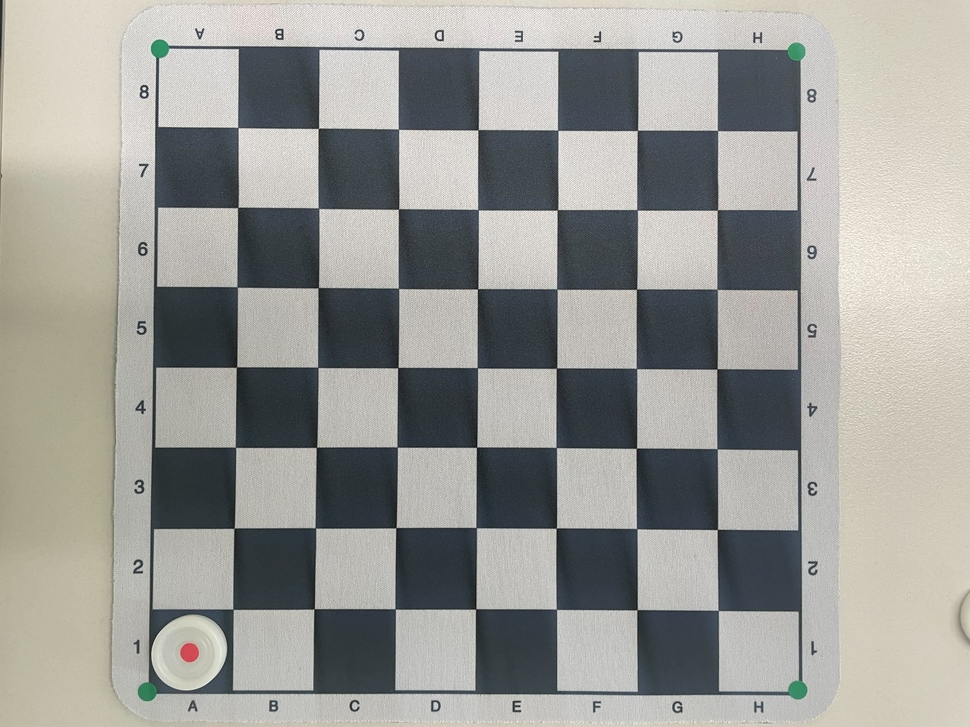
#> input picture IMG_2245.jpg, 970 x 727 px, shrunk from 4032 x 3024 before the run
$ python -i camera.py   (imports and definitions only)
#> lines starting #> are read from the running program, lines starting #| are printed output that depends on the picture; after the words box and inside, x2 and y2 are one past the last pixel; in counts of white or black regions, pixels touching at a corner belong together
#> further down, picture is the input picture: shape (727, 970, 3); mean B, G, R 150.6, 155.1, 154.8
import cv2
import numpy as np


def find_dots(image):


    hsv = cv2.cvtColor(image, cv2.COLOR_BGR2HSV)
#> hsv: shape (727, 970, 3); mean H, S, V 48.6, 26.4, 159.1

    # Adjust the HSV range for green detection (more restrictive)
    lower_green = np.array([30, 50, 30])  # Increased the minimum saturation and value
    upper_green = np.array([80, 255, 255])
    mask_green = cv2.inRange(hsv, lower_green, upper_green)
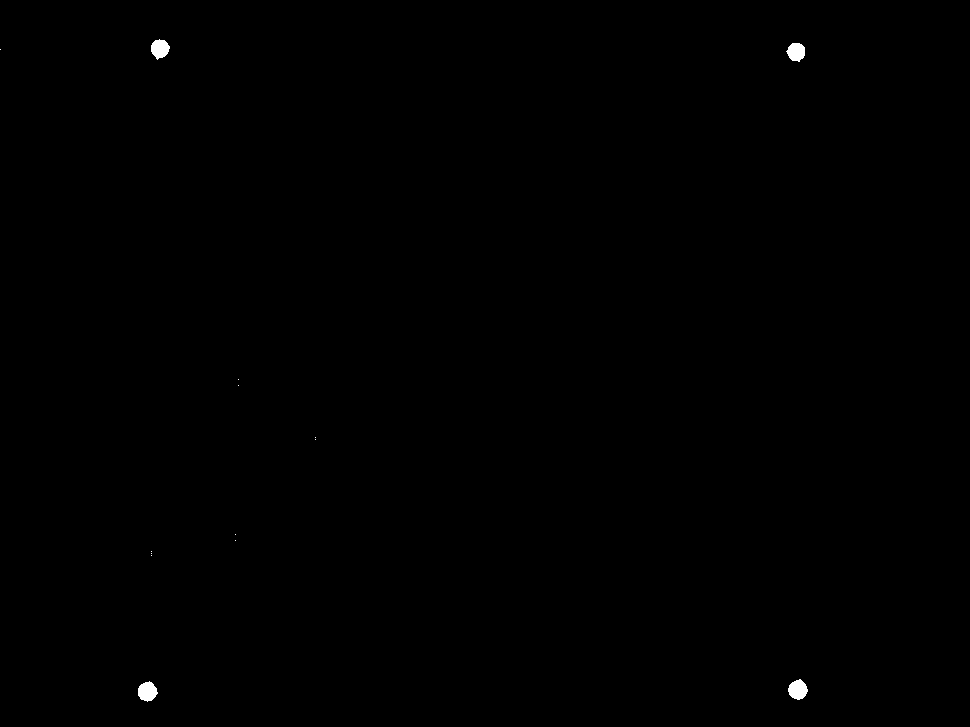
#> mask_green: shape (727, 970); 0.16% white; 14 white regions (10 under 20 px), largest, box (x1, y1, x2, y2) and area: (788, 679, 808, 700) 298, (138, 681, 158, 702) 298, (151, 39, 170, 60) 277, (786, 43, 805, 62) 268

    # Adjust the HSV range for red detection (red spans around the hue 0/180 boundary)
    lower_red1 = np.array([0, 40, 20])
    upper_red1 = np.array([10, 255, 255])
    lower_red2 = np.array([170, 40, 20])
    upper_red2 = np.array([255, 255, 255])

    mask_red1 = cv2.inRange(hsv, lower_red1, upper_red1)
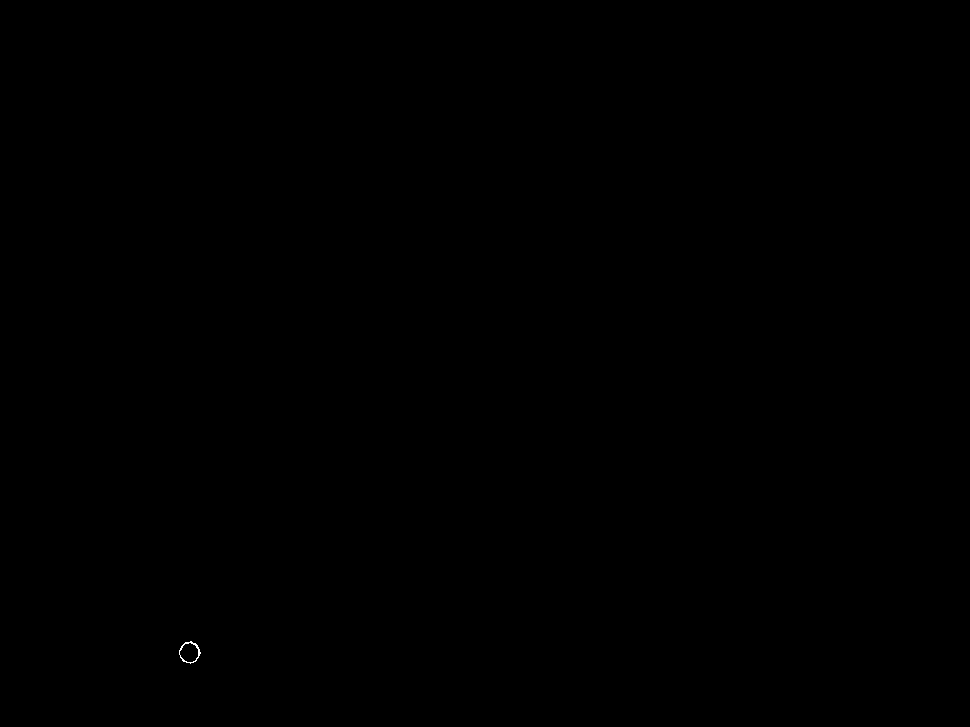
#> mask_red1: shape (727, 970); 0.01% white in thin lines or dots, all inside (x1, y1, x2, y2) = (179, 641, 201, 664)
    mask_red2 = cv2.inRange(hsv, lower_red2, upper_red2)
#> mask_red2: shape (727, 970); 0.04% white; 1 white region, box (x1, y1, x2, y2) and area: (180, 643, 198, 662) 257
    mask_red = cv2.bitwise_or(mask_red1, mask_red2)
#> mask_red: shape (727, 970); 0.05% white; 1 white region, box (x1, y1, x2, y2) and area: (179, 641, 201, 664) 360

    # Perform morphological operations to close gaps in both masks
    kernel = np.ones((5, 5), np.uint8)
    mask_green = cv2.morphologyEx(mask_green, cv2.MORPH_CLOSE, kernel)
    mask_green = cv2.morphologyEx(mask_green, cv2.MORPH_OPEN, kernel)
#> mask_green: shape (727, 970); 0.16% white; 4 white regions, box (x1, y1, x2, y2) and area: (138, 682, 157, 701) 294, (789, 680, 807, 699) 286, (151, 40, 169, 58) 269, (788, 43, 805, 61) 261

    mask_red = cv2.morphologyEx(mask_red, cv2.MORPH_CLOSE, kernel)
    mask_red = cv2.morphologyEx(mask_red, cv2.MORPH_OPEN, kernel)
#> mask_red: shape (727, 970); 0.05% white; 1 white region

    # Function to find and filter dots based on color and contour area
    def find_dots(mask, lower_hue, upper_hue, min_contour_area=100):
#> called with lower_hue = 30, upper_hue = 80, min_contour_area = 100
        contours, _ = cv2.findContours(mask, cv2.RETR_TREE, cv2.CHAIN_APPROX_SIMPLE)
#> contours = 4 contours; box (x1, y1, x2, y2) and area: (138, 682, 157, 701) 266, (789, 680, 807, 699) 259, (151, 40, 169, 58) 243, (788, 43, 805, 61) 235
        dots_coordinates = []

        for contour in contours:
            if cv2.contourArea(contour) > min_contour_area:
                # Calculate the average color of the contour in the original image
                mask_temp = np.zeros(mask.shape, np.uint8)
                cv2.drawContours(mask_temp, [contour], -1, 255, -1)
                mean_val = cv2.mean(image, mask=mask_temp)

                # Convert mean color to HSV
                mean_hsv = cv2.cvtColor(np.uint8([[mean_val[:3]]]), cv2.COLOR_BGR2HSV)[0][0]

                # Ensure the average color is within the correct range
                if lower_hue <= mean_hsv[0] <= upper_hue:
                    M = cv2.moments(contour)
                    if M["m00"] != 0:
                        center_x = int(M["m10"] / M["m00"])
                        center_y = int(M["m01"] / M["m00"])
                        dots_coordinates.append((center_x, center_y))
#> this loop made 4 passes
#> (mean_val, mean_hsv, center_x, center_y) on passes 1 to 4: ((88.76, 121.6, 56.16, 0), [75, 137, 121], 146, 691), ((104.1, 136.3, 65.13, 0), [76, 133, 136], 797, 689), ((109.3, 144.9, 72.02, 0), [75, 127, 144], 795, 51), ((104.6, 141.4, 56.96, 0), [77, 154, 141], 159, 48)
#> mask_temp: shape (727, 970); 0.04% white; 1 white region
#> after the loop, dots_coordinates = [(146, 691), (797, 689), (795, 51), (159, 48)]

        return dots_coordinates

    # Find green and red dots
    green_dots_coordinates = find_dots(mask_green, lower_green[0], upper_green[0])
#> green_dots_coordinates = [(146, 691), (797, 689), (795, 51), (159, 48)]
    red_dots_coordinates = find_dots(mask_red, lower_red1[0], upper_red2[0])
#> in find_dots (call 2), `contours, _ = cv2.findContours(mask, cv2.RETR_TREE, cv2.CHAIN_APPROX_S..`: contours = 1 contour; box (x1, y1, x2, y2) and area: (179, 642, 200, 663) 324
#> the loop in find_dots (call 2), `for contour in contours:` made 1 pass
#> (mean_val, mean_hsv, center_x, center_y) on pass 1: ((102.6, 98.08, 203, 0), [179, 132, 203], 189, 652)
#> red_dots_coordinates = [(189, 652)]

    def merge_close_points(points, threshold=50):
#> called with threshold = 50
        merged_points = []
        while points:
            point = points.pop(0)
            close_points = [p for p in points if np.linalg.norm(np.array(point) - np.array(p)) < threshold]
            points = [p for p in points if p not in close_points]
            all_points = [point] + close_points
            avg_x = int(np.mean([p[0] for p in all_points]))
            avg_y = int(np.mean([p[1] for p in all_points]))
            merged_points.append((avg_x, avg_y))
#> this loop made 4 passes
#> (points, avg_x, avg_y) on passes 1 to 3: ([(797, 689), (795, 51), (159, 48)], 146, 691), ([(795, 51), (159, 48)], 797, 689), ([(159, 48)], 795, 51)
#> after the loop, merged_points = [(146, 691), (797, 689), (795, 51), (159, 48)]; points = []
        return merged_points

    # Merge close points for both green and red dots
    green_dots_coordinates = merge_close_points(green_dots_coordinates)
    red_dots_coordinates = merge_close_points(red_dots_coordinates)
#> the loop in merge_close_points (call 2), `while points:` made 1 pass


    # Optional: draw the detected points on the image for visualization
    for coord in green_dots_coordinates:
        cv2.circle(image, coord, 10, (0, 255, 0), -1)  # Draw green dots on the detected points
#> this loop made 4 passes
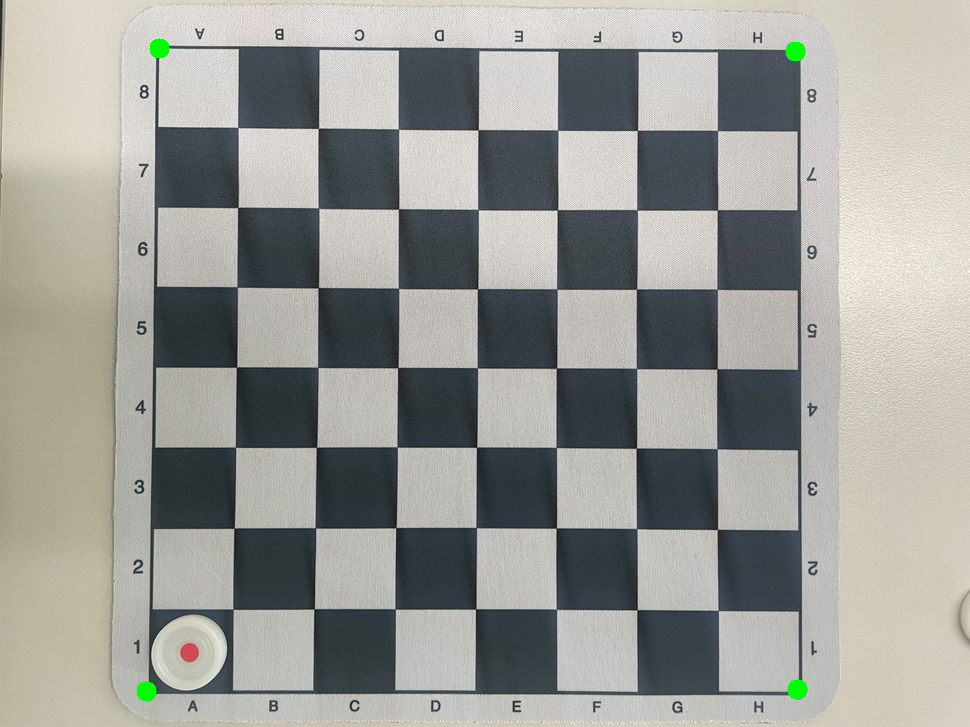
#> image: shape (727, 970, 3); 0.18% of pixels changed, all inside (x1, y1, x2, y2) = (136, 38, 808, 702)
    for coord in red_dots_coordinates:
        cv2.circle(image, coord, 10, (0, 0, 255), -1)  # Draw red dots on the detected points
#> this loop made 1 pass
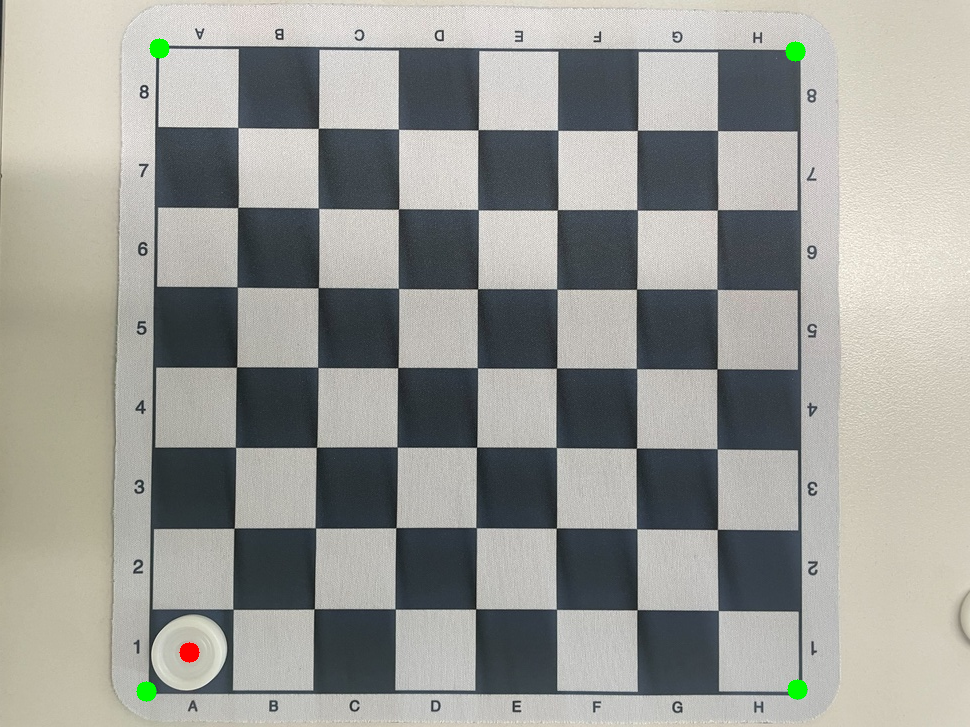
#> image: shape (727, 970, 3); 0.04% of pixels changed, all inside (x1, y1, x2, y2) = (179, 642, 200, 663)

    min_x = min([coord[0] for coord in green_dots_coordinates], default=0)
#> min_x = 146
    max_x = max([coord[0] for coord in green_dots_coordinates], default=1)
#> max_x = 797
    min_y = min([coord[1] for coord in green_dots_coordinates], default=0)
#> min_y = 48
    max_y = max([coord[1] for coord in green_dots_coordinates], default=1)
#> max_y = 691


    edges_x = [min_x + i * (max_x - min_x) / 8 for i in range(9)]
#> edges_x = [146, 227.4, 308.8, 390.1, 471.5, 552.9, 634.2, 715.6, 797]
    edges_y = [min_y + i * (max_y - min_y) / 8 for i in range(9)]
#> edges_y = [48, 128.4, 208.8, 289.1, 369.5, 449.9, 530.2, 610.6, 691]

    red_dots_location = []

    for dot in red_dots_coordinates:
        x, y = dot
        # Find the row index by comparing y with vertical edges
        row = next(k for k, edge in enumerate(edges_y) if y < edge)
        # Find the column index by comparing x with horizontal edges
        col = next(j for j, edge in enumerate(edges_x) if x < edge)
        red_dots_location.append((col, 8 - row+1, 1))
#> this loop made 1 pass
#> (x, y, row, col) on pass 1: (189, 652, 8, 1)
#> after the loop, red_dots_location = [(1, 1, 1)]

    return red_dots_location

import cv2

# [18 lines not run here, left out]

>>> import cv2
>>> picture = cv2.imread('IMG_2245.jpg')
>>> result = find_dots(picture)
#> result = [(1, 1, 1)]

$ run again, on IMG_2247.jpg
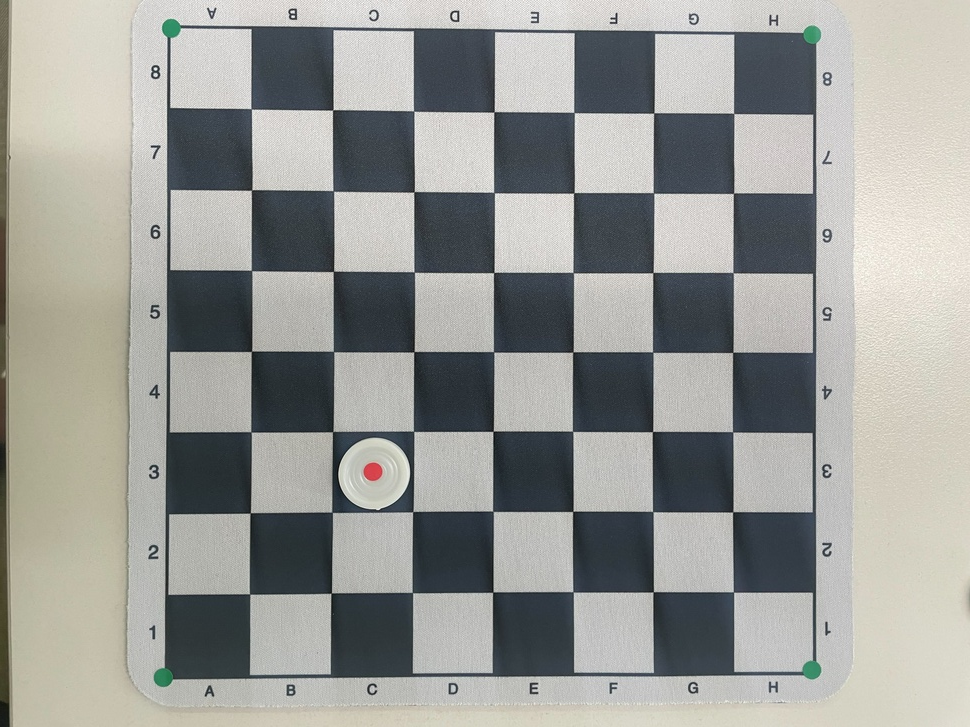
#> input picture IMG_2247.jpg, 970 x 727 px, shrunk from 4032 x 3024 before the run
#> picture is the input picture: shape (727, 970, 3); mean B, G, R 151.1, 155, 154
#> hsv: shape (727, 970, 3); mean H, S, V 51.1, 27.1, 158.7
#> in find_dots, `mask_green = cv2.inRange(hsv, lower_green, upper_green)`:
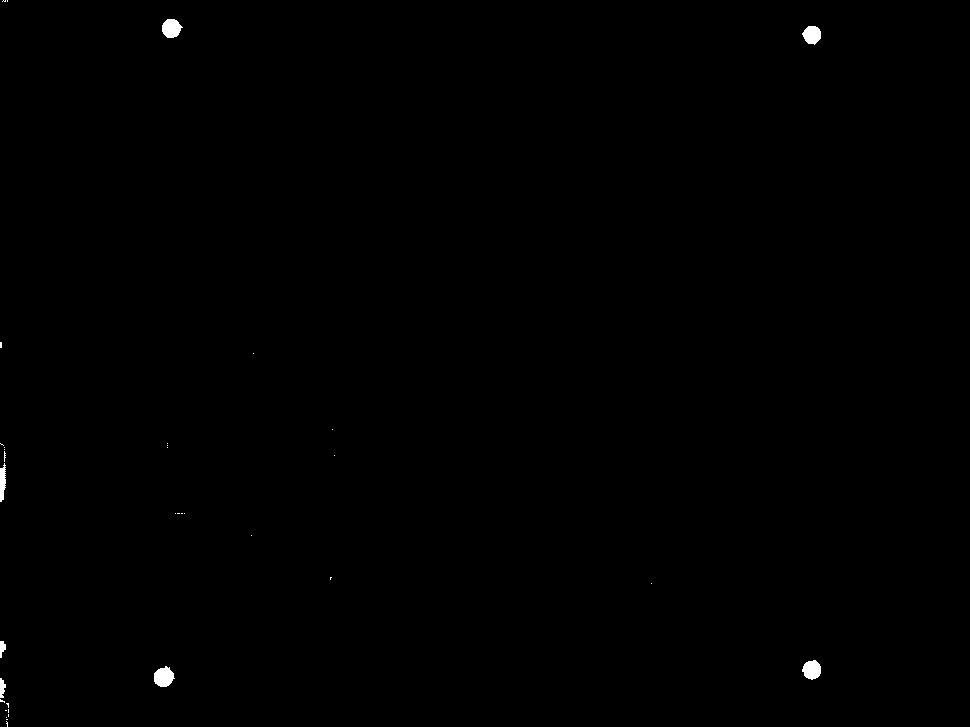
#> mask_green: shape (727, 970); 0.22% white; 35 white regions (28 under 20 px), largest, box (x1, y1, x2, y2) and area: (154, 666, 175, 687) 317, (162, 19, 183, 38) 294, (802, 660, 821, 680) 283
#> mask_red1: shape (727, 970); 0.01% white in thin lines or dots, all inside (x1, y1, x2, y2) = (2, 434, 384, 482)
#> mask_red2: shape (727, 970); 0.04% white; 1 white region, box (x1, y1, x2, y2) and area: (363, 462, 382, 481) 260
#> contours = 7 contours; box (x1, y1, x2, y2) and area: (154, 667, 174, 687) 286, (162, 19, 181, 38) 264, (803, 661, 821, 679) 248, (803, 26, 821, 44) 238, (0, 468, 6, 500) 134, (0, 680, 5, 702) 71, (0, 641, 6, 652) 41
#> the loop in find_dots, `for contour in contours:` made 7 passes
#> (mean_val, mean_hsv, center_x, center_y) on passes 2, 3, 5, 6, 7: ((85.92, 120.2, 50.81, 0), [75, 149, 120], 163, 676), ((108.2, 139.6, 66.66, 0), [77, 134, 139], 811, 669), ((37.87, 53.11, 51.8, 0), [34, 77, 53], 2, 481), ((112.9, 147.6, 72.32, 0), [76, 130, 147], 811, 34), ((106.5, 141.8, 59.46, 0), [77, 148, 141], 170, 27)
#> after the loop in find_dots, `for contour in contours:`: dots_coordinates = [(163, 676), (811, 669), (2, 481), (811, 34), (170, 27)]
#> green_dots_coordinates has the same summary as dots_coordinates
#> contours = 1 contour; box (x1, y1, x2, y2) and area: (363, 462, 383, 482) 305
#> the loop in find_dots (call 2), `for contour in contours:` made 1 pass
#> (mean_val, mean_hsv, center_x, center_y) on pass 1: ((95.26, 89.88, 206.8, 0), [178, 145, 206], 372, 471)
#> red_dots_coordinates = [(372, 471)]
#> the loop in merge_close_points, `while points:` made 5 passes
#> (points, avg_x, avg_y) on passes 1 to 4: ([(811, 669), (2, 481), (811, 34), (170, 27)], 163, 676), ([(2, 481), (811, 34), (170, 27)], 811, 669), ([(811, 34), (170, 27)], 2, 481), ([(170, 27)], 811, 34)
#> after the loop in merge_close_points, `while points:`: merged_points has the same summary as dots_coordinates in find_dots; points = []
#> the loop in merge_close_points (call 2), `while points:` made 1 pass
#> the loop in find_dots, `for coord in green_dots_coordinates:` made 5 passes
#> the loop in find_dots, `for coord in red_dots_coordinates:` made 1 pass
#> after the loop in find_dots, `for coord in red_dots_coordinates:`:
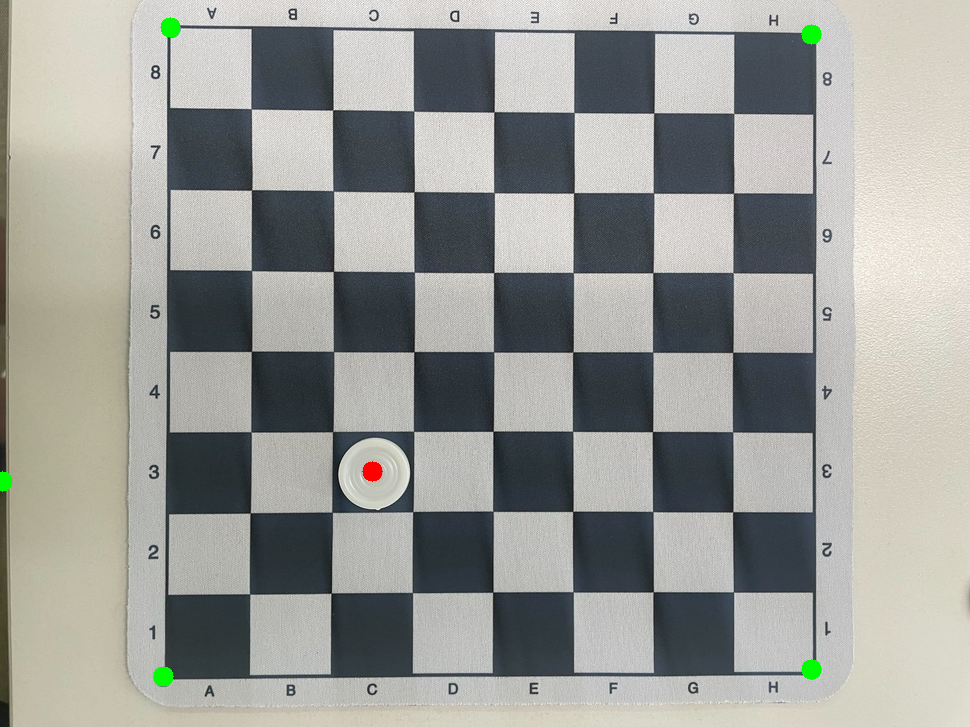
#> image: shape (727, 970, 3); mean B, G, R 150.8, 155.2, 153.8
#> min_x = 2
#> max_x = 811
#> min_y = 27
#> max_y = 676
#> edges_x = [2, 103.1, 204.2, 305.4, 406.5, 507.6, 608.8, 709.9, 811]
#> edges_y = [27, 108.1, 189.2, 270.4, 351.5, 432.6, 513.8, 594.9, 676]
#> the loop in find_dots, `for dot in red_dots_coordinates:` made 1 pass
#> (x, y, row, col) on pass 1: (372, 471, 6, 4)
#> after the loop in find_dots, `for dot in red_dots_coordinates:`: red_dots_location = [(4, 3, 1)]
